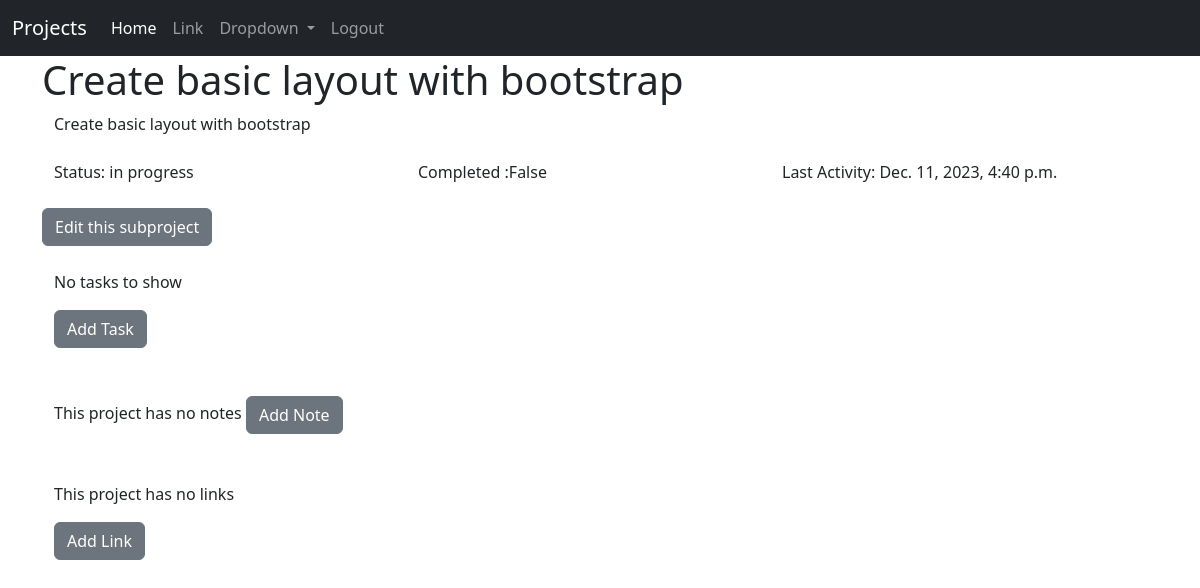
The page /sub/view_sub/2 (signed in) on the database as committed earlier.
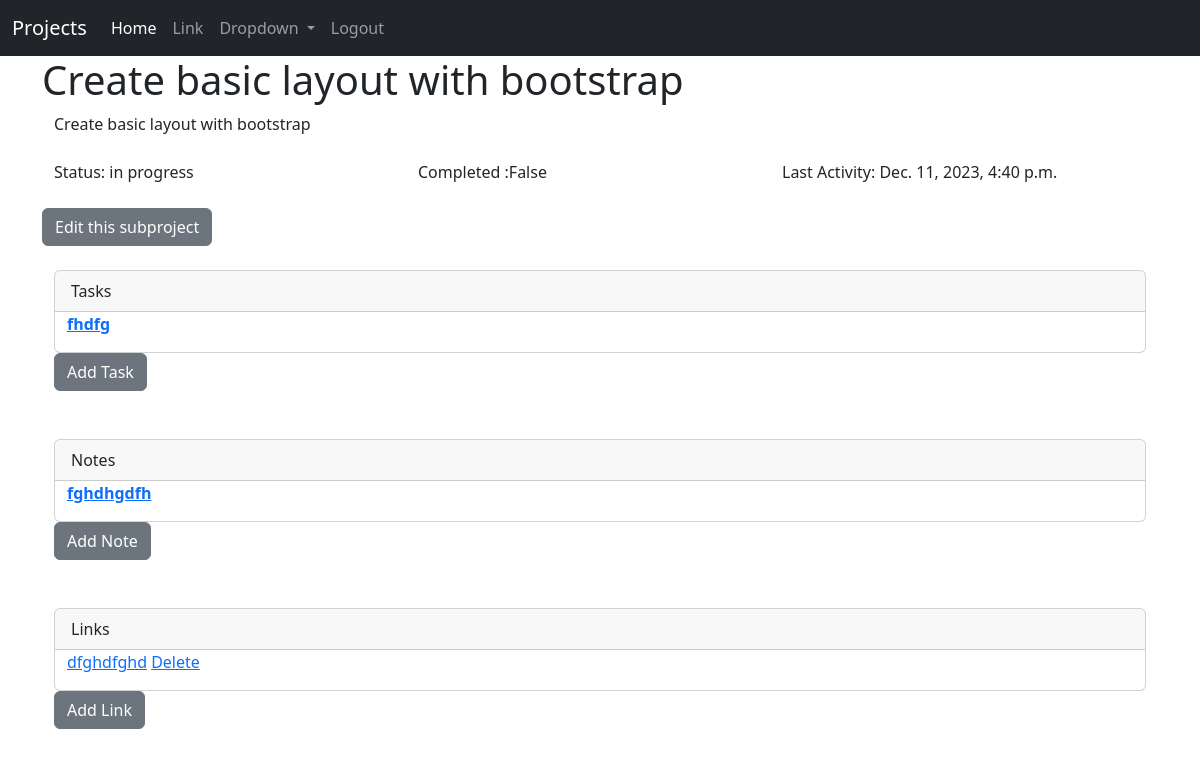
The same page on the database as committed later.
### base/models.py (models this page shows)
class task(models.Model):
    id = models.IntegerField(primary_key=True)
    ref = models.ForeignKey(project, on_delete=models.CASCADE)
    title = models.CharField(max_length=64)
    task = models.TextField()
    order = models.IntegerField(unique=True)
    status = models.ForeignKey(status, on_delete=models.CASCADE)
    class Meta:
        get_latest_by = 'order'

class note(models.Model):
    id = models.IntegerField(primary_key=True)
    ref = models.ForeignKey(project, on_delete=models.CASCADE)
    title = models.CharField(max_length=64)
    text = models.TextField()

class link(models.Model):
    id = models.IntegerField(primary_key=True)
    ref = models.ForeignKey(project, on_delete=models.CASCADE)
    title = models.CharField(max_length=64)
    url = models.CharField(max_length=64)

### sub/views.py (the view)
# urls.py: path("view_sub/<int:pk>", sub.views.view_sub, name = 'view_sub'),
def view_sub(request, pk):
    if request.user.is_authenticated:
        subproject = project.objects.get(pk=pk)
        notes = note.objects.filter(ref=pk)
        tasks = task.objects.filter(ref=pk)
        links = link.objects.filter(ref=pk)
        return render(request, 'view_subproject.html', {'sub': subproject, 'notes':notes, 'tasks':tasks, 'links':links })
    else:
        return redirect('home')

### base/models.py (called while the page is built)
    def __str__(self):
        return self.status

### sub/templates/view_subproject.html
{% extends 'base.html' %}
{% block content %}
{% if sub %}
<h1>{{ sub.name }}</h1>
    <div class="container">
        <div class="row">
          <div class="col">
            <p>
            {{ sub.description }}
            </p>
          </div>
          <br><br>
          <div class="row">
            <div class="col">
                Status: {{ sub.status }}
            </div>
            <div class="col">
                 Completed :{{ sub.completed }}
            </div>
            <div class="col">
                Last Activity: {{ sub.lastActivity }}
            </div>
          </div>
        </div>
    </div>
<br>
<a href="{% url 'edit_sub' pk=sub.id %}" class="btn btn-secondary">Edit this subproject</a>
<br><br>
<div class="container" width="%100">
    {% if tasks %}
    <div class="card" >
      <div class="card-header">
        Tasks
        </div>
        {% for task in tasks %}
        <div class="container">
            <p>
              <a href="{% url 'display_task' req_task=task.id %}">
            <strong>{{ task.title }}</strong></a>
            <br>
        </p>
        </div>
        {% endfor %}
        </div>
    {% else %}
    <p>No tasks to show</p>
    {% endif %}
    <a href="{% url 'add_task' parent=sub.id %}" class="btn btn-secondary">Add Task</a>
</div>
<br><br>
<div class="container" width="%100">
{% if notes %}
  <div class="card" >
      <div class="card-header">
        Notes
        </div>
        {% for note in notes %}
        <div class="container">
            <p>
              <a href="{% url 'display_note' req_note=note.id %}">
             <strong> {{ note.title }}</strong>  </a>
            </p>
        </div>
        {% endfor %}
    </div>
    {% else %}
        This project has no notes
    {% endif %}
    <a href="{% url 'add_note' parent=project.id %}" class="btn btn-secondary">Add Note</a>
  </div>
<br><br>
  <div class="container">
{% if links %}
<div class="card" >
<div class="card-header">
  Links
  </div>
{% for link in links %}
  <div class="container">
    <p>
      <a href="{{ link.url }}" target = "_blank" rel="noopener noreferrer" >{{ link.title }}</a> <a href="{% url 'delete_link' link_id=link.id %}"> Delete</a>
    </p>
  </div>
{% endfor %}
</div>
{% else %}
<p>This project has no links</p>
{% endif %}
<a href="{% url 'add_link' parent=sub.id %}" class="btn btn-secondary" width="20">Add Link</a>
</div>
{% endif %}
{% endblock %}

Rows that differ between the two databases and show on the page:
added task: title "fhdfg"
added note: title "fghdhgdfh"
added link: title "dfghdfghd"
Other text that changed with them:
text no longer shown: "No tasks to show This project has no notes This project has no links"
text now shown: "Tasks Notes Links"
